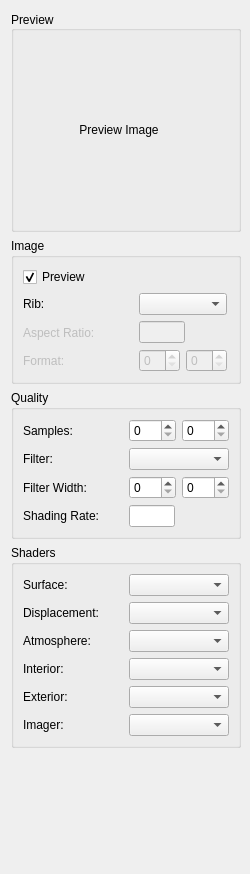
<?xml version="1.0" encoding="UTF-8"?>
<ui version="4.0">
 <class>RenderingPanel</class>
 <widget class="QWidget" name="RenderingPanel">
  <property name="geometry">
   <rect>
    <x>0</x>
    <y>0</y>
    <width>250</width>
    <height>874</height>
   </rect>
  </property>
  <property name="minimumSize">
   <size>
    <width>250</width>
    <height>731</height>
   </size>
  </property>
  <property name="maximumSize">
   <size>
    <width>250</width>
    <height>15000</height>
   </size>
  </property>
  <property name="windowTitle">
   <string>Form</string>
  </property>
  <layout class="QVBoxLayout" name="verticalLayout">
   <item>
    <widget class="QGroupBox" name="previewGB">
     <property name="minimumSize">
      <size>
       <width>230</width>
       <height>0</height>
      </size>
     </property>
     <property name="maximumSize">
      <size>
       <width>230</width>
       <height>16777215</height>
      </size>
     </property>
     <property name="title">
      <string>Preview</string>
     </property>
     <property name="alignment">
      <set>Qt::AlignLeading|Qt::AlignLeft|Qt::AlignVCenter</set>
     </property>
     <layout class="QVBoxLayout">
      <property name="spacing">
       <number>6</number>
      </property>
      <property name="leftMargin">
       <number>15</number>
      </property>
      <item>
       <widget class="QLabel" name="previewImg">
        <property name="sizePolicy">
         <sizepolicy hsizetype="Minimum" vsizetype="Minimum">
          <horstretch>0</horstretch>
          <verstretch>0</verstretch>
         </sizepolicy>
        </property>
        <property name="minimumSize">
         <size>
          <width>180</width>
          <height>180</height>
         </size>
        </property>
        <property name="maximumSize">
         <size>
          <width>180</width>
          <height>180</height>
         </size>
        </property>
        <property name="layoutDirection">
         <enum>Qt::LeftToRight</enum>
        </property>
        <property name="autoFillBackground">
         <bool>false</bool>
        </property>
        <property name="text">
         <string>Preview Image</string>
        </property>
        <property name="alignment">
         <set>Qt::AlignCenter</set>
        </property>
       </widget>
      </item>
     </layout>
    </widget>
   </item>
   <item>
    <widget class="QGroupBox" name="groupBox">
     <property name="minimumSize">
      <size>
       <width>230</width>
       <height>0</height>
      </size>
     </property>
     <property name="maximumSize">
      <size>
       <width>230</width>
       <height>16777215</height>
      </size>
     </property>
     <property name="title">
      <string>Image</string>
     </property>
     <layout class="QVBoxLayout">
      <item>
       <widget class="QCheckBox" name="previewCB">
        <property name="text">
         <string>Preview</string>
        </property>
        <property name="checked">
         <bool>true</bool>
        </property>
       </widget>
      </item>
      <item>
       <layout class="QHBoxLayout">
        <item>
         <layout class="QVBoxLayout">
          <item>
           <widget class="QLabel" name="formatL_2">
            <property name="enabled">
             <bool>true</bool>
            </property>
            <property name="minimumSize">
             <size>
              <width>70</width>
              <height>0</height>
             </size>
            </property>
            <property name="maximumSize">
             <size>
              <width>70</width>
              <height>16777215</height>
             </size>
            </property>
            <property name="text">
             <string>Rib:</string>
            </property>
           </widget>
          </item>
          <item>
           <widget class="QLabel" name="aspectRatioL">
            <property name="enabled">
             <bool>false</bool>
            </property>
            <property name="minimumSize">
             <size>
              <width>110</width>
              <height>0</height>
             </size>
            </property>
            <property name="maximumSize">
             <size>
              <width>70</width>
              <height>16777215</height>
             </size>
            </property>
            <property name="text">
             <string>Aspect Ratio:</string>
            </property>
           </widget>
          </item>
          <item>
           <widget class="QLabel" name="formatL">
            <property name="enabled">
             <bool>false</bool>
            </property>
            <property name="minimumSize">
             <size>
              <width>110</width>
              <height>0</height>
             </size>
            </property>
            <property name="maximumSize">
             <size>
              <width>110</width>
              <height>16777215</height>
             </size>
            </property>
            <property name="text">
             <string>Format:</string>
            </property>
           </widget>
          </item>
         </layout>
        </item>
        <item>
         <layout class="QVBoxLayout">
          <item>
           <widget class="QComboBox" name="ribCB"/>
          </item>
          <item>
           <layout class="QHBoxLayout">
            <item>
             <widget class="QLineEdit" name="aspectRatioEdit">
              <property name="enabled">
               <bool>false</bool>
              </property>
              <property name="minimumSize">
               <size>
                <width>46</width>
                <height>0</height>
               </size>
              </property>
              <property name="maximumSize">
               <size>
                <width>46</width>
                <height>16777215</height>
               </size>
              </property>
             </widget>
            </item>
            <item>
             <spacer>
              <property name="orientation">
               <enum>Qt::Horizontal</enum>
              </property>
              <property name="sizeHint" stdset="0">
               <size>
                <width>40</width>
                <height>20</height>
               </size>
              </property>
             </spacer>
            </item>
           </layout>
          </item>
          <item>
           <layout class="QHBoxLayout">
            <item>
             <widget class="QSpinBox" name="formatWidthSB">
              <property name="enabled">
               <bool>false</bool>
              </property>
             </widget>
            </item>
            <item>
             <widget class="QSpinBox" name="formatHeightSB">
              <property name="enabled">
               <bool>false</bool>
              </property>
             </widget>
            </item>
           </layout>
          </item>
         </layout>
        </item>
        <item>
         <spacer>
          <property name="orientation">
           <enum>Qt::Horizontal</enum>
          </property>
          <property name="sizeHint" stdset="0">
           <size>
            <width>16</width>
            <height>20</height>
           </size>
          </property>
         </spacer>
        </item>
       </layout>
      </item>
     </layout>
    </widget>
   </item>
   <item>
    <widget class="QGroupBox" name="groupBox_2">
     <property name="minimumSize">
      <size>
       <width>230</width>
       <height>0</height>
      </size>
     </property>
     <property name="maximumSize">
      <size>
       <width>230</width>
       <height>16777215</height>
      </size>
     </property>
     <property name="title">
      <string>Quality</string>
     </property>
     <layout class="QVBoxLayout">
      <item>
       <layout class="QHBoxLayout">
        <item>
         <layout class="QVBoxLayout">
          <item>
           <widget class="QLabel" name="label_12">
            <property name="minimumSize">
             <size>
              <width>110</width>
              <height>0</height>
             </size>
            </property>
            <property name="maximumSize">
             <size>
              <width>110</width>
              <height>16777215</height>
             </size>
            </property>
            <property name="text">
             <string>Samples:</string>
            </property>
           </widget>
          </item>
          <item>
           <widget class="QLabel" name="label_3">
            <property name="minimumSize">
             <size>
              <width>110</width>
              <height>0</height>
             </size>
            </property>
            <property name="maximumSize">
             <size>
              <width>110</width>
              <height>16777215</height>
             </size>
            </property>
            <property name="text">
             <string>Filter:</string>
            </property>
           </widget>
          </item>
          <item>
           <widget class="QLabel" name="label_4">
            <property name="minimumSize">
             <size>
              <width>110</width>
              <height>0</height>
             </size>
            </property>
            <property name="maximumSize">
             <size>
              <width>110</width>
              <height>16777215</height>
             </size>
            </property>
            <property name="text">
             <string>Filter Width:</string>
            </property>
           </widget>
          </item>
          <item>
           <widget class="QLabel" name="label_5">
            <property name="minimumSize">
             <size>
              <width>110</width>
              <height>0</height>
             </size>
            </property>
            <property name="maximumSize">
             <size>
              <width>110</width>
              <height>16777215</height>
             </size>
            </property>
            <property name="text">
             <string>Shading Rate:</string>
            </property>
           </widget>
          </item>
         </layout>
        </item>
        <item>
         <layout class="QVBoxLayout">
          <item>
           <layout class="QHBoxLayout">
            <item>
             <widget class="QSpinBox" name="samplesXSB"/>
            </item>
            <item>
             <widget class="QSpinBox" name="samplesYSB"/>
            </item>
           </layout>
          </item>
          <item>
           <widget class="QComboBox" name="filterCB">
            <property name="minimumSize">
             <size>
              <width>100</width>
              <height>0</height>
             </size>
            </property>
            <property name="maximumSize">
             <size>
              <width>100</width>
              <height>16777215</height>
             </size>
            </property>
           </widget>
          </item>
          <item>
           <layout class="QHBoxLayout">
            <item>
             <widget class="QSpinBox" name="filterWidthXSB"/>
            </item>
            <item>
             <widget class="QSpinBox" name="filterWidthYSB"/>
            </item>
           </layout>
          </item>
          <item>
           <widget class="QLineEdit" name="shadingRateEdit">
            <property name="minimumSize">
             <size>
              <width>46</width>
              <height>0</height>
             </size>
            </property>
            <property name="maximumSize">
             <size>
              <width>46</width>
              <height>16777215</height>
             </size>
            </property>
           </widget>
          </item>
         </layout>
        </item>
        <item>
         <spacer>
          <property name="orientation">
           <enum>Qt::Horizontal</enum>
          </property>
          <property name="sizeHint" stdset="0">
           <size>
            <width>40</width>
            <height>20</height>
           </size>
          </property>
         </spacer>
        </item>
       </layout>
      </item>
     </layout>
    </widget>
   </item>
   <item>
    <widget class="QGroupBox" name="groupBox_3">
     <property name="minimumSize">
      <size>
       <width>230</width>
       <height>0</height>
      </size>
     </property>
     <property name="maximumSize">
      <size>
       <width>230</width>
       <height>16777215</height>
      </size>
     </property>
     <property name="title">
      <string>Shaders</string>
     </property>
     <layout class="QVBoxLayout">
      <item>
       <layout class="QHBoxLayout">
        <item>
         <layout class="QVBoxLayout">
          <item>
           <widget class="QLabel" name="label_2">
            <property name="minimumSize">
             <size>
              <width>110</width>
              <height>0</height>
             </size>
            </property>
            <property name="maximumSize">
             <size>
              <width>110</width>
              <height>16777215</height>
             </size>
            </property>
            <property name="text">
             <string>Surface:</string>
            </property>
           </widget>
          </item>
          <item>
           <widget class="QLabel" name="label_7">
            <property name="minimumSize">
             <size>
              <width>110</width>
              <height>0</height>
             </size>
            </property>
            <property name="maximumSize">
             <size>
              <width>110</width>
              <height>16777215</height>
             </size>
            </property>
            <property name="text">
             <string>Displacement:</string>
            </property>
           </widget>
          </item>
          <item>
           <widget class="QLabel" name="label_8">
            <property name="minimumSize">
             <size>
              <width>110</width>
              <height>0</height>
             </size>
            </property>
            <property name="maximumSize">
             <size>
              <width>110</width>
              <height>16777215</height>
             </size>
            </property>
            <property name="text">
             <string>Atmosphere:</string>
            </property>
           </widget>
          </item>
          <item>
           <widget class="QLabel" name="label_9">
            <property name="minimumSize">
             <size>
              <width>110</width>
              <height>0</height>
             </size>
            </property>
            <property name="maximumSize">
             <size>
              <width>110</width>
              <height>16777215</height>
             </size>
            </property>
            <property name="text">
             <string>Interior:</string>
            </property>
           </widget>
          </item>
          <item>
           <widget class="QLabel" name="label_10">
            <property name="minimumSize">
             <size>
              <width>110</width>
              <height>0</height>
             </size>
            </property>
            <property name="maximumSize">
             <size>
              <width>110</width>
              <height>16777215</height>
             </size>
            </property>
            <property name="text">
             <string>Exterior:</string>
            </property>
           </widget>
          </item>
          <item>
           <widget class="QLabel" name="label_11">
            <property name="minimumSize">
             <size>
              <width>110</width>
              <height>0</height>
             </size>
            </property>
            <property name="maximumSize">
             <size>
              <width>110</width>
              <height>16777215</height>
             </size>
            </property>
            <property name="text">
             <string>Imager:</string>
            </property>
           </widget>
          </item>
         </layout>
        </item>
        <item>
         <layout class="QVBoxLayout">
          <item>
           <widget class="QComboBox" name="surfaceCB">
            <property name="minimumSize">
             <size>
              <width>100</width>
              <height>0</height>
             </size>
            </property>
            <property name="maximumSize">
             <size>
              <width>100</width>
              <height>16777215</height>
             </size>
            </property>
           </widget>
          </item>
          <item>
           <widget class="QComboBox" name="displacementCB">
            <property name="minimumSize">
             <size>
              <width>100</width>
              <height>0</height>
             </size>
            </property>
            <property name="maximumSize">
             <size>
              <width>100</width>
              <height>16777215</height>
             </size>
            </property>
           </widget>
          </item>
          <item>
           <widget class="QComboBox" name="atmosphereCB">
            <property name="minimumSize">
             <size>
              <width>100</width>
              <height>0</height>
             </size>
            </property>
            <property name="maximumSize">
             <size>
              <width>100</width>
              <height>16777215</height>
             </size>
            </property>
           </widget>
          </item>
          <item>
           <widget class="QComboBox" name="interiorCB">
            <property name="minimumSize">
             <size>
              <width>100</width>
              <height>0</height>
             </size>
            </property>
            <property name="maximumSize">
             <size>
              <width>100</width>
              <height>16777215</height>
             </size>
            </property>
           </widget>
          </item>
          <item>
           <widget class="QComboBox" name="exteriorCB">
            <property name="minimumSize">
             <size>
              <width>100</width>
              <height>0</height>
             </size>
            </property>
            <property name="maximumSize">
             <size>
              <width>100</width>
              <height>16777215</height>
             </size>
            </property>
           </widget>
          </item>
          <item>
           <widget class="QComboBox" name="imagerCB">
            <property name="minimumSize">
             <size>
              <width>100</width>
              <height>0</height>
             </size>
            </property>
            <property name="maximumSize">
             <size>
              <width>100</width>
              <height>16777215</height>
             </size>
            </property>
           </widget>
          </item>
         </layout>
        </item>
       </layout>
      </item>
     </layout>
    </widget>
   </item>
   <item>
    <spacer>
     <property name="orientation">
      <enum>Qt::Vertical</enum>
     </property>
     <property name="sizeHint" stdset="0">
      <size>
       <width>20</width>
       <height>40</height>
      </size>
     </property>
    </spacer>
   </item>
  </layout>
 </widget>
 <resources/>
 <connections>
  <connection>
   <sender>previewCB</sender>
   <signal>toggled(bool)</signal>
   <receiver>previewGB</receiver>
   <slot>setEnabled(bool)</slot>
   <hints>
    <hint type="sourcelabel">
     <x>113</x>
     <y>265</y>
    </hint>
    <hint type="destinationlabel">
     <x>113</x>
     <y>116</y>
    </hint>
   </hints>
  </connection>
  <connection>
   <sender>previewCB</sender>
   <signal>toggled(bool)</signal>
   <receiver>aspectRatioEdit</receiver>
   <slot>setDisabled(bool)</slot>
   <hints>
    <hint type="sourcelabel">
     <x>113</x>
     <y>265</y>
    </hint>
    <hint type="destinationlabel">
     <x>123</x>
     <y>293</y>
    </hint>
   </hints>
  </connection>
  <connection>
   <sender>previewCB</sender>
   <signal>toggled(bool)</signal>
   <receiver>formatHeightSB</receiver>
   <slot>setDisabled(bool)</slot>
   <hints>
    <hint type="sourcelabel">
     <x>113</x>
     <y>265</y>
    </hint>
    <hint type="destinationlabel">
     <x>175</x>
     <y>321</y>
    </hint>
   </hints>
  </connection>
  <connection>
   <sender>previewCB</sender>
   <signal>toggled(bool)</signal>
   <receiver>formatWidthSB</receiver>
   <slot>setDisabled(bool)</slot>
   <hints>
    <hint type="sourcelabel">
     <x>113</x>
     <y>265</y>
    </hint>
    <hint type="destinationlabel">
     <x>123</x>
     <y>321</y>
    </hint>
   </hints>
  </connection>
  <connection>
   <sender>previewCB</sender>
   <signal>toggled(bool)</signal>
   <receiver>aspectRatioL</receiver>
   <slot>setDisabled(bool)</slot>
   <hints>
    <hint type="sourcelabel">
     <x>113</x>
     <y>265</y>
    </hint>
    <hint type="destinationlabel">
     <x>56</x>
     <y>293</y>
    </hint>
   </hints>
  </connection>
  <connection>
   <sender>previewCB</sender>
   <signal>toggled(bool)</signal>
   <receiver>formatL</receiver>
   <slot>setDisabled(bool)</slot>
   <hints>
    <hint type="sourcelabel">
     <x>113</x>
     <y>265</y>
    </hint>
    <hint type="destinationlabel">
     <x>56</x>
     <y>321</y>
    </hint>
   </hints>
  </connection>
 </connections>
</ui>
